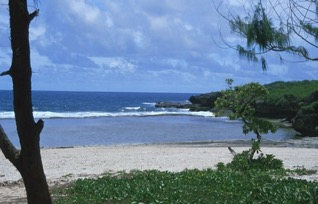
#> input picture scene.jpg, 318 x 204 px
$ jupyter execute --allow-errors 204410194_5_22.ipynb
#> lines starting #> are read from the running program, lines starting #| are printed output that depends on the picture; after the words box and inside, x2 and y2 are one past the last pixel; in counts of white or black regions, pixels touching at a corner belong together
#> further down, img is the input picture: shape (204, 318, 3); mean R, G, B 102.6, 126.9, 151.9
[cell 1]
from skimage import io
import matplotlib.pyplot as plt
import math
def posterize(image):
    rows,cols,dims=image.shape
#> rows = 204; cols = 318; dims = 3
    for i in range(0,rows):
        for j in range(0,cols):
            for k in range(0,3):
                color = image[i,j,k]
                image[i,j,k] = math.floor(color/64)*64+31
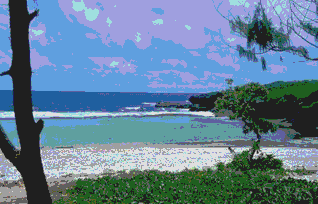
#> image: shape (204, 318, 3); mean R, G, B 98.3, 128.3, 151.3
    return image
img=io.imread('scene.jpg')
io.imshow(img)
img2=posterize(img)
plt.figure()
io.imshow(img2)
io.show()

[cell 2]
from skimage import io
import matplotlib.pyplot as plt
import math
def grayPosterize(image):
    rows,cols,dims=image.shape
#> rows = 204; cols = 318; dims = 3
    for i in range(0,rows):
        for j in range(0,cols):
            luminance = (image[i,j,0]+image[i,j,1]+image[i,j,2])/3
            if(luminance<32):
                image[i,j,0] = 0
                image[i,j,1] = 0
                image[i,j,2] = 0
            else:
                image[i,j,0] = 255
                image[i,j,1] = 255
                image[i,j,2] = 255
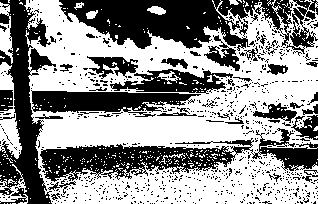
#> image: shape (204, 318, 3); 56.3% white; 748 black regions (704 under 20 px), largest, box (x1, y1, x2, y2) and area: (59, 0, 293, 51) 6916, (40, 128, 318, 182) 5574, (0, 0, 56, 204) 5296
    return image
img = io.imread('scene.jpg')
io.imshow(img)

img2 = grayPosterize(img)
plt.figure()
io.imshow(img2)
io.show()

[cell 3]
from skimage import io
import matplotlib.pyplot as plt
import math
def grayPosterize(image):
    rows,cols,dims=image.shape
#> rows = 204; cols = 318; dims = 3
    ret_img = image[:,:,0]
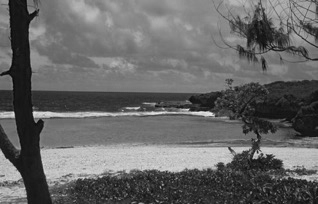
#> ret_img: shape (204, 318); min 4, max 232, mean 102.6
    for i in range(0,rows):
        for j in range(0,cols):
            luminance = (image[i,j,0]+image[i,j,1]+image[i,j,2])/3
            if (luminance<32):
                ret_img[i,j] = 0
            else:
                ret_img[i,j] = 255
    return ret_img
img = io.imread('scene.jpg')
io.imshow(img)

img2 = grayPosterize(img)
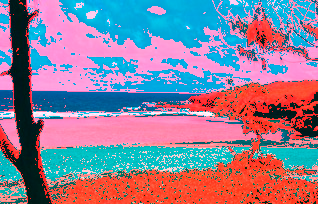
#> img: shape (204, 318, 3); mean R, G, B 143.5, 126.9, 151.9
plt.figure()
io.imshow(img2)
io.show()

[cell 4]
from skimage import io
import matplotlib.pyplot as plt
import numpy as np
# [12 lines left out: function halfBrighter, not called in this run]
#> (the rest of this cell did not finish here and is left out)

[cell 5]
from skimage import io
import matplotlib.pyplot as plt
import numpy as np
# [22 lines left out: function reduceThree, not called in this run]
#> (the rest of this cell did not finish here and is left out)

[cell 6]
from skimage import io
import matplotlib.pyplot as plt
import math
# [23 lines left out: function sepiaToned, not called in this run]
#> (the rest of this cell did not finish here and is left out)

[cell 7]
from skimage import io
import matplotlib.pyplot as plt

# [23 lines left out: function sepiaToned, not called in this run]
#> (the rest of this cell did not finish here and is left out)

[cell 8]
from skimage import io
import matplotlib.pyplot as plt

def edgeDetection(image):
    rows,cols,dims=image.shape
#> rows = 204; cols = 318; dims = 3
    for i in range(0,rows-1):
        for j in range(0,cols-1):
            sum = 0
            sum_rightBottom = 0
            for k in range(0,3):
                sum = sum + image[i,j,k]
                sum_rightBottom = sum_rightBottom + image[i+1,j+1,k]
            dif = abs(sum_rightBottom - sum)

            for k in range(0,3):
                image[i,j,k] = dif
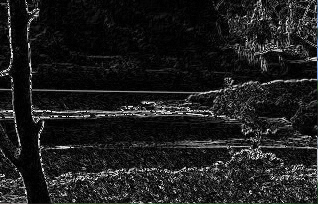
#> image: shape (204, 318, 3); mean R, G, B 29.9, 30.1, 30
    return image
img = io.imread('scene.jpg')
plt.figure(num='scene',figsize=(20,20))
plt.subplot(1,2,1)
plt.title('origin image')
plt.imshow(img)

img2 = edgeDetection(img)
plt.subplot(1,2,2)
plt.title('edge detected image')
plt.imshow(img2)
plt.show()

[cell 9]
from skimage import io
import matplotlib.pyplot as plt

def edgeDetection(image,thre):
#> called with thre = 50
    rows,cols,dims=image.shape
#> rows = 204; cols = 318; dims = 3
    for i in range(0,rows-1):
        for j in range(0,cols-1):
            sum = 0
            sum_rightBottom = 0
            for k in range(0,3):
                sum = sum + image[i,j,k]
                sum_rightBottom = sum_rightBottom + image[i+1,j+1,k]
            dif = abs(sum_rightBottom - sum)
            if dif > thre:
                value = 0
            else:
                value = 255
            for k in range(0,3):
                image[i,j,k] = value
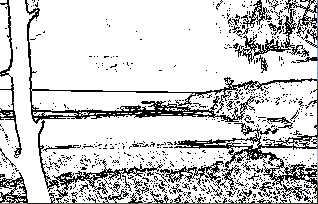
#> image: shape (204, 318, 3); mean R, G, B 207.2, 207.3, 207.3
    return image
img = io.imread('scene.jpg')
threshold = 50
plt.figure(num='scene',figsize=(20,20))
plt.subplot(1,2,1)
plt.title('origin image')
plt.imshow(img)

img2 = edgeDetection(img,threshold)
plt.subplot(1,2,2)
plt.title('edge detected image')
plt.imshow(img2)
plt.show()

$ run again, with black cat.jpg copied over scene.jpg
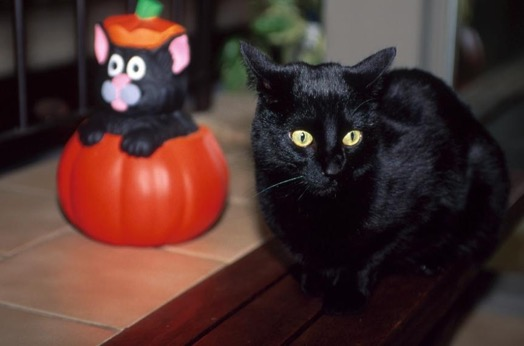
#> input picture black cat.jpg, 524 x 346 px
#> img is the input picture: shape (346, 524, 3); mean R, G, B 76, 49.6, 46.1
#> after the loop in grayPosterize, `for i in range(0,rows):`:
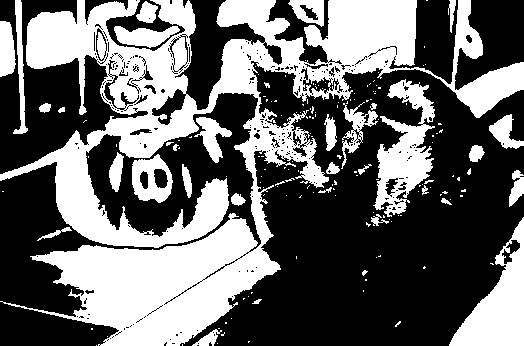
#> image: shape (346, 524, 3); 41.2% white; 168 white regions (133 under 20 px), largest, box (x1, y1, x2, y2) and area: (0, 0, 524, 346) 56782, (449, 217, 524, 346) 4331, (373, 79, 435, 217) 4031
#> after the loop in edgeDetection, `for i in range(0,rows-1):`:
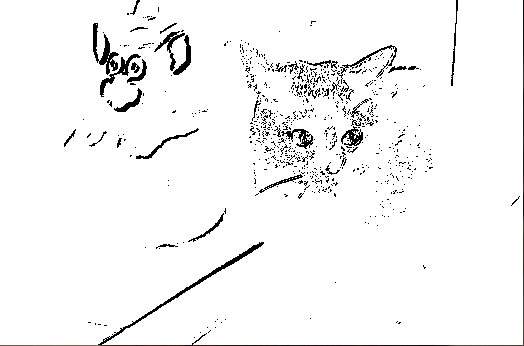
#> image: shape (346, 524, 3); mean R, G, B 244.9, 244.8, 244.8
